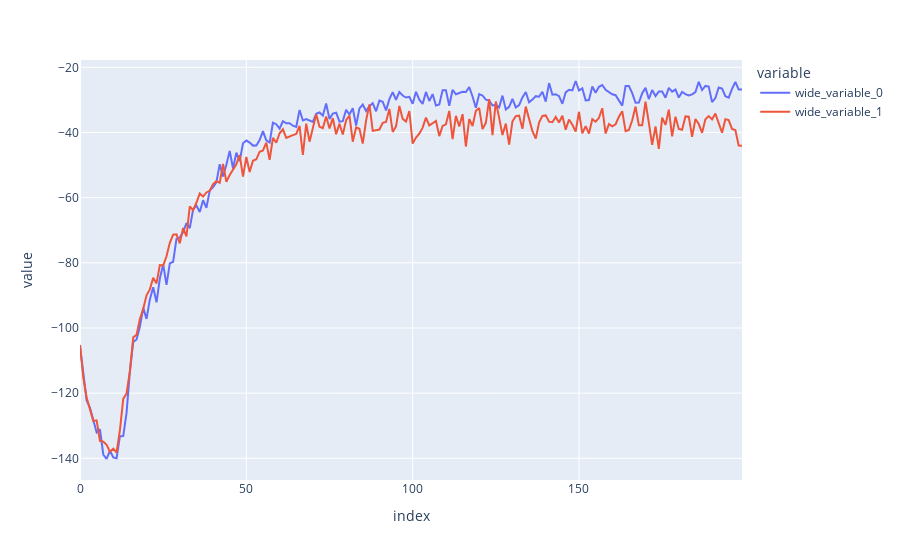

The cell this chart's notebook holds for it:
### Code cell
px.line(y=[np.mean(r_sarsa, axis=0), np.mean(r_qlearning, axis=0)])

### Figure 1 — Plotly figure (JSON) as saved in the notebook; plotly's stock layout.template omitted (floating-point values rounded to 4 significant figures; data arrays with more than 128 entries replaced by an {"elided": "..."} marker saying what was removed)
{"data": [{"hovertemplate": "variable=wide_variable_0<br>index=%{x}<br>value=%{y}<extra></extra>", "legendgroup": "wide_variable_0", "line": {"color": "#636efa", "dash": "solid"}, "marker": {"symbol": "circle"}, "mode": "lines", "name": "wide_variable_0", "orientation": "v", "showlegend": true, "type": "scatter", "x": {"elided": "200 int values"}, "xaxis": "x", "y": {"elided": "200 float values"}, "yaxis": "y"}, {"hovertemplate": "variable=wide_variable_1<br>index=%{x}<br>value=%{y}<extra></extra>", "legendgroup": "wide_variable_1", "line": {"color": "#EF553B", "dash": "solid"}, "marker": {"symbol": "circle"}, "mode": "lines", "name": "wide_variable_1", "orientation": "v", "showlegend": true, "type": "scatter", "x": {"elided": "200 int values"}, "xaxis": "x", "y": {"elided": "200 float values"}, "yaxis": "y"}], "layout": {"autosize": true, "legend": {"title": {"text": "variable"}, "tracegroupgap": 0}, "margin": {"t": 60}, "xaxis": {"anchor": "y", "autorange": true, "domain": [0, 1], "range": [0, 199], "title": {"text": "index"}, "type": "linear"}, "yaxis": {"anchor": "x", "autorange": true, "domain": [0, 1], "range": [-146.7, -17.75], "title": {"text": "value"}, "type": "linear"}}}
